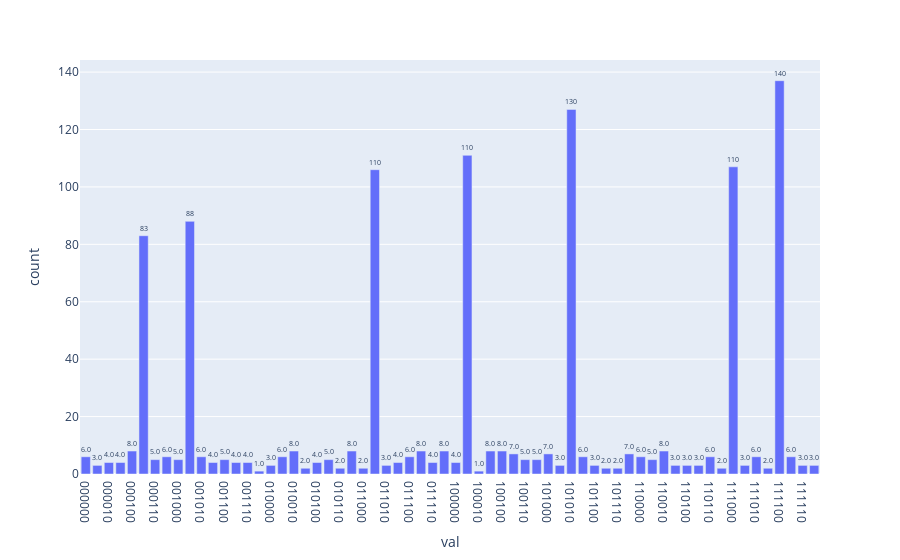
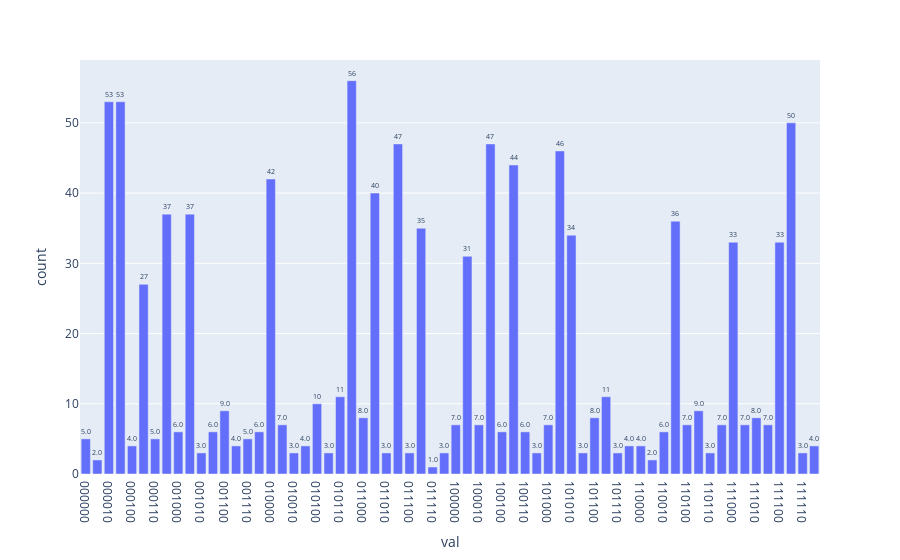
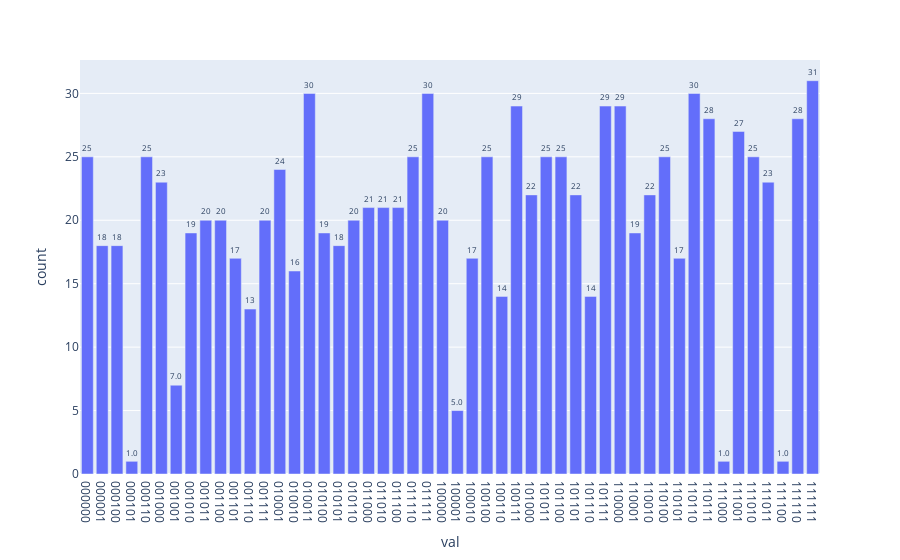
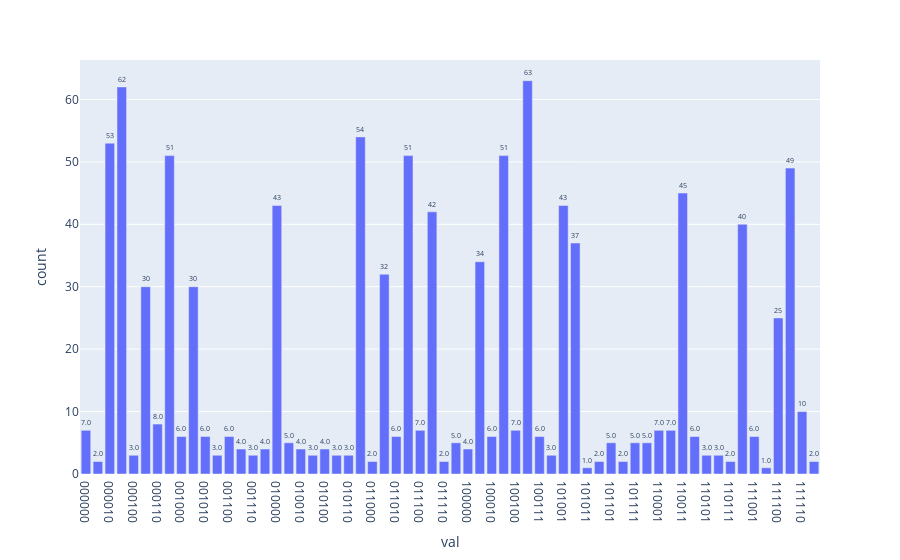

Notebook cell for these charts, in order:
### Markdown cell above
In the cell bellow, you can choose how many Grover iterations you want and it will automatically do from 0 to the number you want, saving the plots in two different formats, as well as saving the array, the indices and the threshold chosen into a file called array_thresh.py, in the folder plots/grov_its/ .

### Code cell
###################################### SETTING UP THE SEARCH ################################################
nb_times = 20 #up to how many grover it. you want to test

nb_sol = 7 #I want nb_sol solutions in my array
nb_qb_arr = 6 #I want 2^nb_qb_arr values in my array

thresh = 5
data_arr = array_creation(nb_qb_arr, thresh, nb_sol)
#############################################################################################################

ind = []
i = 0
for j in data_arr:
    if j > thresh:
        ind.append(i)
    i += 1
    
if not os.path.exists("plots/grov_its"):
        os.makedirs("plots/grov_its")
        
with open("plots/grov_its/array_thresh.py", 'w') as f:
    f.write(f'#Indices of values above {thresh}: {ind}. The values are {[data_arr[x] for x in ind]}\n')
    f.write(f'#The full array is {data_arr}\n\n')
    f.write(f'thresh = {thresh}\n')
    f.write(f'data_arr = {data_arr}\n')
    f.write(f'ind = {ind}\n')
    
M = 1
for i in range(nb_times):

    #These numbers are calculated directly from the data array
    n = ceil(log(len(data_arr), 2)) #number of index qbits
    len_b =  ceil(log(max(data_arr)+1, 2))#length of the bitstrings to compare
    m = 5*len_b #number of qbits needed for the comparision

    i_reg = QuantumRegister(n, 'd') #Creates the data registry
    val_reg = QuantumRegister(m-1, 't') #Creates the template registry
    anc = QuantumRegister(1, 'ancilla') #Creates the ancillary registry for the oracle
    cr = ClassicalRegister(n, 'c') #Creates the classical bit measurment output

    qc = QuantumCircuit(i_reg, val_reg, anc, cr) #Makes the circuit with these qbits as input

    ####### State initialization #########
    qc.h(range(n))

    #initiation of ancillary to |->
    qc.x(anc)
    qc.h(anc)

    ##### GROVER ITERATION ######
    #THE THRESHOLD IS SET IN GROVER METHOD

    grov_it = GrovIt(data_arr, thresh).to_gate()
    grov_it.label = "Grover"

    for i in range(M):
        qc.append(grov_it, list(range(n+m)))

    qc.measure([x for x in range(n)],cr)

    ############# CIRCUIT SIMULATION #################
    aer_sim = Aer.get_backend('aer_simulator')
    aer_sim.set_options(device='CPU')

    transpiled_qc = transpile(qc, aer_sim)
    shots = 2048 #we repeat the simulation 2048 times
    job = aer_sim.run(transpiled_qc)

    ############# CODE FOR PLOTTING ####################
    hist = job.result().get_counts() #simulation output
    sort_hist = sorted(hist.items()) #So that the plotting puts everything in the same increasing order of basis
    n_hist = {k:v for k,v in sort_hist}

    results = {'val':n_hist.keys(),'count':n_hist.values()} #change the formatting of the data to match plotly

    fig = px.bar(results, x="val", y="count", text="count")
    fig.update_traces(texttemplate='%{text:.2s}', textposition='outside')
    fig.update_layout(uniformtext_minsize=6, uniformtext_mode='show')
    fig.show()

    fig.write_image(f"plots/grov_its/r_arr_{M}_GrovIts.pdf",width=1600, height=800,)
    fig.write_html(f"plots/grov_its/r_arr_{M}_GrovIts.html")
    
    M+=1

### Figure 1 — Plotly figure (JSON) as saved in the notebook; plotly's stock layout.template omitted (floating-point values rounded to 4 significant figures)
{"data": [{"alignmentgroup": "True", "hovertemplate": "val=%{x}<br>count=%{text}<extra></extra>", "legendgroup": "", "marker": {"color": "#636efa", "pattern": {"shape": ""}}, "name": "", "offsetgroup": "", "orientation": "v", "showlegend": false, "text": ["6", "3", "4", "4", "8", "83", "5", "6", "5", "88", "6", "4", "5", "4", "4", "1", "3", "6", "8", "2", "4", "5", "2", "8", "2", "106", "3", "4", "6", "8", "4", "8", "4", "111", "1", "8", "8", "7", "5", "5", "7", "3", "127", "6", "3", "2", "2", "7", "6", "5", "8", "3", "3", "3", "6", "2", "107", "3", "6", "2", "137", "6", "3", "3"], "textposition": "outside", "texttemplate": "%{text:.2s}", "type": "bar", "x": ["000000", "000001", "000010", "000011", "000100", "000101", "000110", "000111", "001000", "001001", "001010", "001011", "001100", "001101", "001110", "001111", "010000", "010001", "010010", "010011", "010100", "010101", "010110", "010111", "011000", "011001", "011010", "011011", "011100", "011101", "011110", "011111", "100000", "100001", "100010", "100011", "100100", "100101", "100110", "100111", "101000", "101001", "101010", "101011", "101100", "101101", "101110", "101111", "110000", "110001", "110010", "110011", "110100", "110101", "110110", "110111", "111000", "111001", "111010", "111011", "111100", "111101", "111110", "111111"], "xaxis": "x", "y": [6, 3, 4, 4, 8, 83, 5, 6, 5, 88, 6, 4, 5, 4, 4, 1, 3, 6, 8, 2, 4, 5, 2, 8, 2, 106, 3, 4, 6, 8, 4, 8, 4, 111, 1, 8, 8, 7, 5, 5, 7, 3, 127, 6, 3, 2, 2, 7, 6, 5, 8, 3, 3, 3, 6, 2, 107, 3, 6, 2, 137, 6, 3, 3], "yaxis": "y"}], "layout": {"barmode": "relative", "legend": {"tracegroupgap": 0}, "margin": {"t": 60}, "uniformtext": {"minsize": 6, "mode": "show"}, "xaxis": {"anchor": "y", "domain": [0, 1], "title": {"text": "val"}}, "yaxis": {"anchor": "x", "domain": [0, 1], "title": {"text": "count"}}}}

### Figure 2 — Plotly figure (JSON) as saved in the notebook; plotly's stock layout.template omitted (floating-point values rounded to 4 significant figures)
{"data": [{"alignmentgroup": "True", "hovertemplate": "val=%{x}<br>count=%{text}<extra></extra>", "legendgroup": "", "marker": {"color": "#636efa", "pattern": {"shape": ""}}, "name": "", "offsetgroup": "", "orientation": "v", "showlegend": false, "text": ["5", "2", "53", "53", "4", "27", "5", "37", "6", "37", "3", "6", "9", "4", "5", "6", "42", "7", "3", "4", "10", "3", "11", "56", "8", "40", "3", "47", "3", "35", "1", "3", "7", "31", "7", "47", "6", "44", "6", "3", "7", "46", "34", "3", "8", "11", "3", "4", "4", "2", "6", "36", "7", "9", "3", "7", "33", "7", "8", "7", "33", "50", "3", "4"], "textposition": "outside", "texttemplate": "%{text:.2s}", "type": "bar", "x": ["000000", "000001", "000010", "000011", "000100", "000101", "000110", "000111", "001000", "001001", "001010", "001011", "001100", "001101", "001110", "001111", "010000", "010001", "010010", "010011", "010100", "010101", "010110", "010111", "011000", "011001", "011010", "011011", "011100", "011101", "011110", "011111", "100000", "100001", "100010", "100011", "100100", "100101", "100110", "100111", "101000", "101001", "101010", "101011", "101100", "101101", "101110", "101111", "110000", "110001", "110010", "110011", "110100", "110101", "110110", "110111", "111000", "111001", "111010", "111011", "111100", "111101", "111110", "111111"], "xaxis": "x", "y": [5, 2, 53, 53, 4, 27, 5, 37, 6, 37, 3, 6, 9, 4, 5, 6, 42, 7, 3, 4, 10, 3, 11, 56, 8, 40, 3, 47, 3, 35, 1, 3, 7, 31, 7, 47, 6, 44, 6, 3, 7, 46, 34, 3, 8, 11, 3, 4, 4, 2, 6, 36, 7, 9, 3, 7, 33, 7, 8, 7, 33, 50, 3, 4], "yaxis": "y"}], "layout": {"barmode": "relative", "legend": {"tracegroupgap": 0}, "margin": {"t": 60}, "uniformtext": {"minsize": 6, "mode": "show"}, "xaxis": {"anchor": "y", "domain": [0, 1], "title": {"text": "val"}}, "yaxis": {"anchor": "x", "domain": [0, 1], "title": {"text": "count"}}}}

### Figure 3 — Plotly figure (JSON) as saved in the notebook; plotly's stock layout.template omitted (floating-point values rounded to 4 significant figures)
{"data": [{"alignmentgroup": "True", "hovertemplate": "val=%{x}<br>count=%{text}<extra></extra>", "legendgroup": "", "marker": {"color": "#636efa", "pattern": {"shape": ""}}, "name": "", "offsetgroup": "", "orientation": "v", "showlegend": false, "text": ["25", "18", "18", "1", "25", "23", "7", "19", "20", "20", "17", "13", "20", "24", "16", "30", "19", "18", "20", "21", "21", "21", "25", "30", "20", "5", "17", "25", "14", "29", "22", "25", "25", "22", "14", "29", "29", "19", "22", "25", "17", "30", "28", "1", "27", "25", "23", "1", "28", "31"], "textposition": "outside", "texttemplate": "%{text:.2s}", "type": "bar", "x": ["000000", "000001", "000100", "000101", "000110", "001000", "001001", "001010", "001011", "001100", "001101", "001110", "001111", "010001", "010010", "010011", "010100", "010101", "010110", "011000", "011010", "011100", "011110", "011111", "100000", "100001", "100010", "100100", "100110", "100111", "101000", "101011", "101100", "101101", "101110", "101111", "110000", "110001", "110010", "110100", "110101", "110110", "110111", "111000", "111001", "111010", "111011", "111100", "111110", "111111"], "xaxis": "x", "y": [25, 18, 18, 1, 25, 23, 7, 19, 20, 20, 17, 13, 20, 24, 16, 30, 19, 18, 20, 21, 21, 21, 25, 30, 20, 5, 17, 25, 14, 29, 22, 25, 25, 22, 14, 29, 29, 19, 22, 25, 17, 30, 28, 1, 27, 25, 23, 1, 28, 31], "yaxis": "y"}], "layout": {"barmode": "relative", "legend": {"tracegroupgap": 0}, "margin": {"t": 60}, "uniformtext": {"minsize": 6, "mode": "show"}, "xaxis": {"anchor": "y", "domain": [0, 1], "title": {"text": "val"}}, "yaxis": {"anchor": "x", "domain": [0, 1], "title": {"text": "count"}}}}

### Figure 4 — Plotly figure (JSON) as saved in the notebook; plotly's stock layout.template omitted (floating-point values rounded to 4 significant figures)
{"data": [{"alignmentgroup": "True", "hovertemplate": "val=%{x}<br>count=%{text}<extra></extra>", "legendgroup": "", "marker": {"color": "#636efa", "pattern": {"shape": ""}}, "name": "", "offsetgroup": "", "orientation": "v", "showlegend": false, "text": ["7", "2", "53", "62", "3", "30", "8", "51", "6", "30", "6", "3", "6", "4", "3", "4", "43", "5", "4", "3", "4", "3", "3", "54", "2", "32", "6", "51", "7", "42", "2", "5", "4", "34", "6", "51", "7", "63", "6", "3", "43", "37", "1", "2", "5", "2", "5", "5", "7", "7", "45", "6", "3", "3", "2", "40", "6", "1", "25", "49", "10", "2"], "textposition": "outside", "texttemplate": "%{text:.2s}", "type": "bar", "x": ["000000", "000001", "000010", "000011", "000100", "000101", "000110", "000111", "001000", "001001", "001010", "001011", "001100", "001101", "001110", "001111", "010000", "010001", "010010", "010011", "010100", "010101", "010110", "010111", "011000", "011001", "011010", "011011", "011100", "011101", "011110", "011111", "100000", "100001", "100010", "100011", "100100", "100101", "100111", "101000", "101001", "101010", "101011", "101100", "101101", "101110", "101111", "110000", "110001", "110010", "110011", "110100", "110101", "110110", "110111", "111000", "111001", "111010", "111100", "111101", "111110", "111111"], "xaxis": "x", "y": [7, 2, 53, 62, 3, 30, 8, 51, 6, 30, 6, 3, 6, 4, 3, 4, 43, 5, 4, 3, 4, 3, 3, 54, 2, 32, 6, 51, 7, 42, 2, 5, 4, 34, 6, 51, 7, 63, 6, 3, 43, 37, 1, 2, 5, 2, 5, 5, 7, 7, 45, 6, 3, 3, 2, 40, 6, 1, 25, 49, 10, 2], "yaxis": "y"}], "layout": {"barmode": "relative", "legend": {"tracegroupgap": 0}, "margin": {"t": 60}, "uniformtext": {"minsize": 6, "mode": "show"}, "xaxis": {"anchor": "y", "domain": [0, 1], "title": {"text": "val"}}, "yaxis": {"anchor": "x", "domain": [0, 1], "title": {"text": "count"}}}}
